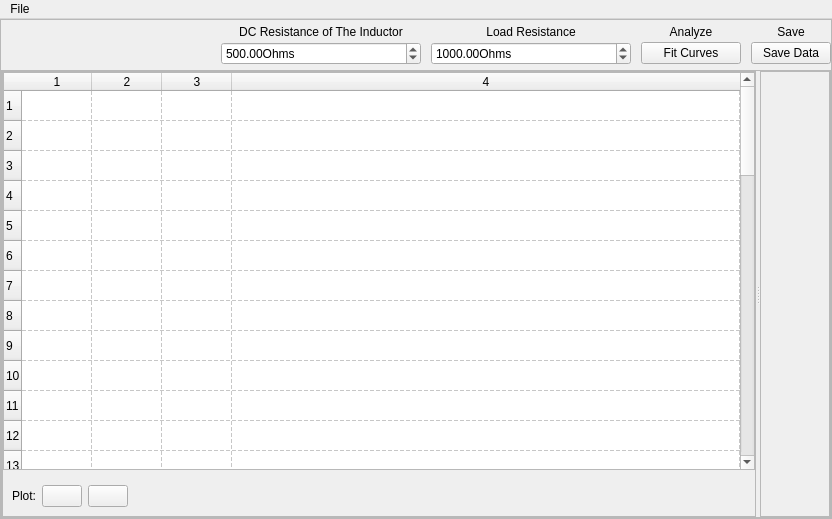
<?xml version="1.0" encoding="UTF-8"?>
<ui version="4.0">
    <class>MainWindow</class>
    <widget class="QMainWindow" name="MainWindow">
        <property name="geometry">
            <rect>
                <x>0</x>
                <y>0</y>
                <width>832</width>
                <height>519</height>
            </rect>
        </property>
        <property name="windowTitle">
            <string>MainWindow</string>
        </property>
        <widget class="QWidget" name="centralwidget">
            <layout class="QGridLayout" name="gridLayout_3">
                <property name="margin">
                    <number>0</number>
                </property>
                <item row="0" column="0">
                    <widget class="QFrame" name="widgetFrameOuter">
                        <property name="sizePolicy">
                            <sizepolicy hsizetype="Preferred" vsizetype="Preferred">
                                <horstretch>0</horstretch>
                                <verstretch>0</verstretch>
                            </sizepolicy>
                        </property>
                        <property name="styleSheet">
                            <string notr="true"/>
                        </property>
                        <property name="frameShape">
                            <enum>QFrame::StyledPanel</enum>
                        </property>
                        <property name="frameShadow">
                            <enum>QFrame::Raised</enum>
                        </property>
                        <property name="class" stdset="0">
                            <string>PeripheralCollection</string>
                        </property>
                        <layout class="QVBoxLayout" name="verticalLayout_3">
                            <property name="spacing">
                                <number>5</number>
                            </property>
                            <property name="leftMargin">
                                <number>0</number>
                            </property>
                            <property name="topMargin">
                                <number>5</number>
                            </property>
                            <property name="rightMargin">
                                <number>0</number>
                            </property>
                            <property name="bottomMargin">
                                <number>0</number>
                            </property>
                            <item>
                                <widget class="QFrame" name="frame">
                                    <property name="frameShape">
                                        <enum>QFrame::NoFrame</enum>
                                    </property>
                                    <property name="frameShadow">
                                        <enum>QFrame::Raised</enum>
                                    </property>
                                    <layout class="QVBoxLayout" name="verticalLayout">
                                        <property name="spacing">
                                            <number>0</number>
                                        </property>
                                        <property name="margin">
                                            <number>0</number>
                                        </property>
                                        <item>
                                            <layout class="QGridLayout" name="gridLayout">
                                                <property name="horizontalSpacing">
                                                    <number>10</number>
                                                </property>
                                                <property name="verticalSpacing">
                                                    <number>3</number>
                                                </property>
                                                <item row="1" column="1">
                                                    <widget class="QDoubleSpinBox" name="resistanceInductor">
                                                        <property name="sizePolicy">
                                                            <sizepolicy hsizetype="Minimum" vsizetype="Maximum">
                                                                <horstretch>0</horstretch>
                                                                <verstretch>0</verstretch>
                                                            </sizepolicy>
                                                        </property>
                                                        <property name="maximumSize">
                                                            <size>
                                                                <width>200</width>
                                                                <height>16777215</height>
                                                            </size>
                                                        </property>
                                                        <property name="toolTip">
                                                            <string>The Voltage drop measured across the inductor is a
                                                                function of
                                                                both XL(Freq dependent ), and R.
                                                                Ohmic Voltage drop due to R must therefore be subtracted
                                                            </string>
                                                        </property>
                                                        <property name="suffix">
                                                            <string>Ohms</string>
                                                        </property>
                                                        <property name="maximum">
                                                            <double>10000.000000000000000</double>
                                                        </property>
                                                        <property name="value">
                                                            <double>500.000000000000000</double>
                                                        </property>
                                                    </widget>
                                                </item>
                                                <item row="1" column="4">
                                                    <widget class="QPushButton" name="pushButton_3">
                                                        <property name="minimumSize">
                                                            <size>
                                                                <width>80</width>
                                                                <height>0</height>
                                                            </size>
                                                        </property>
                                                        <property name="maximumSize">
                                                            <size>
                                                                <width>80</width>
                                                                <height>16777215</height>
                                                            </size>
                                                        </property>
                                                        <property name="text">
                                                            <string>Save Data</string>
                                                        </property>
                                                    </widget>
                                                </item>
                                                <item row="1" column="3">
                                                    <widget class="QPushButton" name="pushButton">
                                                        <property name="minimumSize">
                                                            <size>
                                                                <width>0</width>
                                                                <height>0</height>
                                                            </size>
                                                        </property>
                                                        <property name="maximumSize">
                                                            <size>
                                                                <width>100</width>
                                                                <height>16777215</height>
                                                            </size>
                                                        </property>
                                                        <property name="text">
                                                            <string>Fit Curves</string>
                                                        </property>
                                                    </widget>
                                                </item>
                                                <item row="0" column="3">
                                                    <widget class="QLabel" name="analysisLabel">
                                                        <property name="text">
                                                            <string>Analyze</string>
                                                        </property>
                                                        <property name="alignment">
                                                            <set>Qt::AlignCenter</set>
                                                        </property>
                                                    </widget>
                                                </item>
                                                <item row="0" column="1">
                                                    <widget class="QLabel" name="label_4">
                                                        <property name="sizePolicy">
                                                            <sizepolicy hsizetype="Preferred" vsizetype="Maximum">
                                                                <horstretch>0</horstretch>
                                                                <verstretch>0</verstretch>
                                                            </sizepolicy>
                                                        </property>
                                                        <property name="toolTip">
                                                            <string>The Voltage drop measured across the inductor is a
                                                                function of
                                                                both XL(Freq dependent ), and R.
                                                                Ohmic Voltage drop due to R must therefore be subtracted
                                                            </string>
                                                        </property>
                                                        <property name="text">
                                                            <string>DC Resistance of The Inductor</string>
                                                        </property>
                                                        <property name="alignment">
                                                            <set>Qt::AlignCenter</set>
                                                        </property>
                                                    </widget>
                                                </item>
                                                <item row="1" column="2">
                                                    <widget class="QDoubleSpinBox" name="resistance">
                                                        <property name="sizePolicy">
                                                            <sizepolicy hsizetype="Minimum" vsizetype="Maximum">
                                                                <horstretch>0</horstretch>
                                                                <verstretch>0</verstretch>
                                                            </sizepolicy>
                                                        </property>
                                                        <property name="maximumSize">
                                                            <size>
                                                                <width>200</width>
                                                                <height>16777215</height>
                                                            </size>
                                                        </property>
                                                        <property name="suffix">
                                                            <string>Ohms</string>
                                                        </property>
                                                        <property name="maximum">
                                                            <double>10000.000000000000000</double>
                                                        </property>
                                                        <property name="value">
                                                            <double>1000.000000000000000</double>
                                                        </property>
                                                    </widget>
                                                </item>
                                                <item row="0" column="2">
                                                    <widget class="QLabel" name="label">
                                                        <property name="sizePolicy">
                                                            <sizepolicy hsizetype="Preferred" vsizetype="Maximum">
                                                                <horstretch>0</horstretch>
                                                                <verstretch>0</verstretch>
                                                            </sizepolicy>
                                                        </property>
                                                        <property name="text">
                                                            <string>Load Resistance</string>
                                                        </property>
                                                        <property name="alignment">
                                                            <set>Qt::AlignCenter</set>
                                                        </property>
                                                    </widget>
                                                </item>
                                                <item row="0" column="0" rowspan="2">
                                                    <widget class="QFrame" name="frame_4">
                                                        <property name="frameShape">
                                                            <enum>QFrame::NoFrame</enum>
                                                        </property>
                                                        <property name="frameShadow">
                                                            <enum>QFrame::Plain</enum>
                                                        </property>
                                                        <layout class="QHBoxLayout" name="WidgetLayout">
                                                            <property name="spacing">
                                                                <number>2</number>
                                                            </property>
                                                            <property name="margin">
                                                                <number>0</number>
                                                            </property>
                                                        </layout>
                                                    </widget>
                                                </item>
                                                <item row="0" column="4">
                                                    <widget class="QLabel" name="analysisLabel_2">
                                                        <property name="text">
                                                            <string>Save</string>
                                                        </property>
                                                        <property name="alignment">
                                                            <set>Qt::AlignCenter</set>
                                                        </property>
                                                    </widget>
                                                </item>
                                            </layout>
                                        </item>
                                    </layout>
                                </widget>
                            </item>
                            <item>
                                <widget class="QFrame" name="frame_2">
                                    <property name="sizePolicy">
                                        <sizepolicy hsizetype="Preferred" vsizetype="MinimumExpanding">
                                            <horstretch>0</horstretch>
                                            <verstretch>0</verstretch>
                                        </sizepolicy>
                                    </property>
                                    <property name="minimumSize">
                                        <size>
                                            <width>0</width>
                                            <height>50</height>
                                        </size>
                                    </property>
                                    <property name="frameShape">
                                        <enum>QFrame::StyledPanel</enum>
                                    </property>
                                    <property name="frameShadow">
                                        <enum>QFrame::Raised</enum>
                                    </property>
                                    <property name="class" stdset="0">
                                        <string>PeripheralCollectionInner</string>
                                    </property>
                                    <layout class="QHBoxLayout" name="horizontalLayout_2">
                                        <property name="spacing">
                                            <number>0</number>
                                        </property>
                                        <property name="margin">
                                            <number>0</number>
                                        </property>
                                        <item>
                                            <widget class="QSplitter" name="splitter">
                                                <property name="orientation">
                                                    <enum>Qt::Horizontal</enum>
                                                </property>
                                                <widget class="QFrame" name="frame_3">
                                                    <property name="sizePolicy">
                                                        <sizepolicy hsizetype="Preferred" vsizetype="Preferred">
                                                            <horstretch>0</horstretch>
                                                            <verstretch>0</verstretch>
                                                        </sizepolicy>
                                                    </property>
                                                    <property name="minimumSize">
                                                        <size>
                                                            <width>300</width>
                                                            <height>0</height>
                                                        </size>
                                                    </property>
                                                    <property name="frameShape">
                                                        <enum>QFrame::StyledPanel</enum>
                                                    </property>
                                                    <property name="frameShadow">
                                                        <enum>QFrame::Raised</enum>
                                                    </property>
                                                    <layout class="QVBoxLayout" name="verticalLayout_2">
                                                        <property name="margin">
                                                            <number>0</number>
                                                        </property>
                                                        <item>
                                                            <widget class="QTableWidget" name="resultsTable">
                                                                <property name="sizePolicy">
                                                                    <sizepolicy hsizetype="Preferred"
                                                                                vsizetype="Expanding">
                                                                        <horstretch>0</horstretch>
                                                                        <verstretch>0</verstretch>
                                                                    </sizepolicy>
                                                                </property>
                                                                <property name="autoScrollMargin">
                                                                    <number>10</number>
                                                                </property>
                                                                <property name="textElideMode">
                                                                    <enum>Qt::ElideRight</enum>
                                                                </property>
                                                                <property name="gridStyle">
                                                                    <enum>Qt::DashLine</enum>
                                                                </property>
                                                                <property name="sortingEnabled">
                                                                    <bool>false</bool>
                                                                </property>
                                                                <property name="rowCount">
                                                                    <number>50</number>
                                                                </property>
                                                                <property name="columnCount">
                                                                    <number>4</number>
                                                                </property>
                                                                <attribute
                                                                        name="horizontalHeaderCascadingSectionResizes">
                                                                    <bool>true</bool>
                                                                </attribute>
                                                                <attribute name="horizontalHeaderDefaultSectionSize">
                                                                    <number>70</number>
                                                                </attribute>
                                                                <attribute name="horizontalHeaderMinimumSectionSize">
                                                                    <number>70</number>
                                                                </attribute>
                                                                <attribute name="horizontalHeaderShowSortIndicator"
                                                                           stdset="0">
                                                                    <bool>false</bool>
                                                                </attribute>
                                                                <attribute name="horizontalHeaderStretchLastSection">
                                                                    <bool>true</bool>
                                                                </attribute>
                                                                <attribute name="verticalHeaderStretchLastSection">
                                                                    <bool>true</bool>
                                                                </attribute>
                                                                <row/>
                                                                <row/>
                                                                <row/>
                                                                <row/>
                                                                <row/>
                                                                <row/>
                                                                <row/>
                                                                <row/>
                                                                <row/>
                                                                <row/>
                                                                <row/>
                                                                <row/>
                                                                <row/>
                                                                <row/>
                                                                <row/>
                                                                <row/>
                                                                <row/>
                                                                <row/>
                                                                <row/>
                                                                <row/>
                                                                <row/>
                                                                <row/>
                                                                <row/>
                                                                <row/>
                                                                <row/>
                                                                <row/>
                                                                <row/>
                                                                <row/>
                                                                <row/>
                                                                <row/>
                                                                <row/>
                                                                <row/>
                                                                <row/>
                                                                <row/>
                                                                <row/>
                                                                <row/>
                                                                <row/>
                                                                <row/>
                                                                <row/>
                                                                <row/>
                                                                <row/>
                                                                <row/>
                                                                <row/>
                                                                <row/>
                                                                <row/>
                                                                <row/>
                                                                <row/>
                                                                <row/>
                                                                <row/>
                                                                <row/>
                                                                <column/>
                                                                <column/>
                                                                <column/>
                                                                <column/>
                                                            </widget>
                                                        </item>
                                                        <item>
                                                            <widget class="QFrame" name="frame_6">
                                                                <property name="sizePolicy">
                                                                    <sizepolicy hsizetype="Maximum"
                                                                                vsizetype="Preferred">
                                                                        <horstretch>0</horstretch>
                                                                        <verstretch>0</verstretch>
                                                                    </sizepolicy>
                                                                </property>
                                                                <property name="frameShape">
                                                                    <enum>QFrame::NoFrame</enum>
                                                                </property>
                                                                <property name="frameShadow">
                                                                    <enum>QFrame::Raised</enum>
                                                                </property>
                                                                <layout class="QHBoxLayout" name="horizontalLayout_3">
                                                                    <item>
                                                                        <widget class="QLabel" name="label_3">
                                                                            <property name="text">
                                                                                <string>Plot:</string>
                                                                            </property>
                                                                        </widget>
                                                                    </item>
                                                                    <item>
                                                                        <widget class="QPushButton" name="plotAButton">
                                                                            <property name="text">
                                                                                <string/>
                                                                            </property>
                                                                        </widget>
                                                                    </item>
                                                                    <item>
                                                                        <widget class="QPushButton" name="plotBButton">
                                                                            <property name="text">
                                                                                <string/>
                                                                            </property>
                                                                        </widget>
                                                                    </item>
                                                                </layout>
                                                            </widget>
                                                        </item>
                                                    </layout>
                                                </widget>
                                                <widget class="QScrollArea" name="scrollArea">
                                                    <property name="widgetResizable">
                                                        <bool>true</bool>
                                                    </property>
                                                    <widget class="QWidget" name="scrollAreaWidgetContents">
                                                        <property name="geometry">
                                                            <rect>
                                                                <x>0</x>
                                                                <y>0</y>
                                                                <width>76</width>
                                                                <height>429</height>
                                                            </rect>
                                                        </property>
                                                        <layout class="QGridLayout" name="gridLayout_4">
                                                            <property name="margin">
                                                                <number>2</number>
                                                            </property>
                                                            <property name="spacing">
                                                                <number>2</number>
                                                            </property>
                                                            <item row="0" column="0">
                                                                <layout class="QGridLayout" name="plot_area"/>
                                                            </item>
                                                        </layout>
                                                    </widget>
                                                </widget>
                                            </widget>
                                        </item>
                                    </layout>
                                </widget>
                            </item>
                        </layout>
                    </widget>
                </item>
            </layout>
        </widget>
        <widget class="QMenuBar" name="menubar">
            <property name="geometry">
                <rect>
                    <x>0</x>
                    <y>0</y>
                    <width>832</width>
                    <height>25</height>
                </rect>
            </property>
            <widget class="QMenu" name="menuFile">
                <property name="title">
                    <string>File</string>
                </property>
                <addaction name="actionSave_as"/>
            </widget>
            <addaction name="menuFile"/>
        </widget>
        <action name="actionSave_as">
            <property name="text">
                <string>save as</string>
            </property>
            <property name="toolTip">
                <string>save data contained in the table</string>
            </property>
            <property name="shortcut">
                <string>Ctrl+S</string>
            </property>
            <property name="autoRepeat">
                <bool>false</bool>
            </property>
        </action>
    </widget>
    <resources/>
    <connections>
        <connection>
            <sender>plotAButton</sender>
            <signal>clicked()</signal>
            <receiver>MainWindow</receiver>
            <slot>plotA()</slot>
            <hints>
                <hint type="sourcelabel">
                    <x>105</x>
                    <y>506</y>
                </hint>
                <hint type="destinationlabel">
                    <x>281</x>
                    <y>542</y>
                </hint>
            </hints>
        </connection>
        <connection>
            <sender>plotBButton</sender>
            <signal>clicked()</signal>
            <receiver>MainWindow</receiver>
            <slot>plotB()</slot>
            <hints>
                <hint type="sourcelabel">
                    <x>167</x>
                    <y>506</y>
                </hint>
                <hint type="destinationlabel">
                    <x>358</x>
                    <y>541</y>
                </hint>
            </hints>
        </connection>
        <connection>
            <sender>pushButton</sender>
            <signal>clicked()</signal>
            <receiver>MainWindow</receiver>
            <slot>fit()</slot>
            <hints>
                <hint type="sourcelabel">
                    <x>610</x>
                    <y>66</y>
                </hint>
                <hint type="destinationlabel">
                    <x>-19</x>
                    <y>142</y>
                </hint>
            </hints>
        </connection>
        <connection>
            <sender>actionSave_as</sender>
            <signal>triggered()</signal>
            <receiver>MainWindow</receiver>
            <slot>saveFile()</slot>
            <hints>
                <hint type="sourcelabel">
                    <x>-1</x>
                    <y>-1</y>
                </hint>
                <hint type="destinationlabel">
                    <x>415</x>
                    <y>259</y>
                </hint>
            </hints>
        </connection>
        <connection>
            <sender>pushButton_3</sender>
            <signal>clicked()</signal>
            <receiver>MainWindow</receiver>
            <slot>savePlot()</slot>
            <hints>
                <hint type="sourcelabel">
                    <x>758</x>
                    <y>70</y>
                </hint>
                <hint type="destinationlabel">
                    <x>767</x>
                    <y>-3</y>
                </hint>
            </hints>
        </connection>
    </connections>
    <slots>
        <slot>delete_curve()</slot>
        <slot>fit()</slot>
        <slot>plotA()</slot>
        <slot>plotB()</slot>
        <slot>saveFile()</slot>
        <slot>savePlot()</slot>
    </slots>
</ui>
